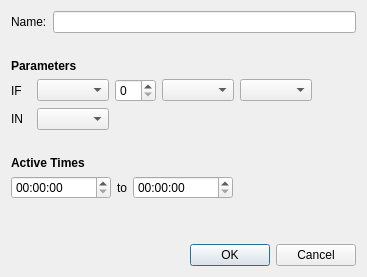
<?xml version="1.0" encoding="UTF-8"?>
<ui version="4.0">
 <class>Dialog</class>
 <widget class="QDialog" name="Dialog">
  <property name="geometry">
   <rect>
    <x>0</x>
    <y>0</y>
    <width>367</width>
    <height>277</height>
   </rect>
  </property>
  <property name="windowTitle">
   <string>Dialog</string>
  </property>
  <layout class="QVBoxLayout" name="verticalLayout">
   <item>
    <layout class="QHBoxLayout" name="horizontalLayout">
     <property name="bottomMargin">
      <number>20</number>
     </property>
     <item>
      <widget class="QLabel" name="label">
       <property name="text">
        <string>Name:</string>
       </property>
      </widget>
     </item>
     <item>
      <widget class="QLineEdit" name="lineEdit"/>
     </item>
    </layout>
   </item>
   <item>
    <widget class="QLabel" name="label_2">
     <property name="font">
      <font>
       <weight>75</weight>
       <bold>true</bold>
      </font>
     </property>
     <property name="text">
      <string>Parameters</string>
     </property>
    </widget>
   </item>
   <item>
    <layout class="QGridLayout" name="gridLayout_2">
     <item row="0" column="3">
      <widget class="QComboBox" name="object_combo_box"/>
     </item>
     <item row="0" column="1">
      <widget class="QComboBox" name="test_type_combo_box"/>
     </item>
     <item row="0" column="4">
      <widget class="QComboBox" name="behavior_combo_box"/>
     </item>
     <item row="0" column="2">
      <widget class="QSpinBox" name="count_spin_box"/>
     </item>
     <item row="0" column="0">
      <widget class="QLabel" name="if_label">
       <property name="minimumSize">
        <size>
         <width>20</width>
         <height>0</height>
        </size>
       </property>
       <property name="text">
        <string>IF</string>
       </property>
      </widget>
     </item>
     <item row="0" column="5">
      <spacer name="horizontalSpacer">
       <property name="orientation">
        <enum>Qt::Horizontal</enum>
       </property>
       <property name="sizeHint" stdset="0">
        <size>
         <width>40</width>
         <height>20</height>
        </size>
       </property>
      </spacer>
     </item>
    </layout>
   </item>
   <item>
    <layout class="QHBoxLayout" name="horizontalLayout_2">
     <property name="bottomMargin">
      <number>20</number>
     </property>
     <item>
      <widget class="QLabel" name="in_label">
       <property name="minimumSize">
        <size>
         <width>20</width>
         <height>0</height>
        </size>
       </property>
       <property name="text">
        <string>IN</string>
       </property>
      </widget>
     </item>
     <item>
      <widget class="QComboBox" name="region_combo_box"/>
     </item>
     <item>
      <spacer name="horizontalSpacer_2">
       <property name="orientation">
        <enum>Qt::Horizontal</enum>
       </property>
       <property name="sizeHint" stdset="0">
        <size>
         <width>40</width>
         <height>20</height>
        </size>
       </property>
      </spacer>
     </item>
    </layout>
   </item>
   <item>
    <widget class="QLabel" name="label_3">
     <property name="font">
      <font>
       <weight>75</weight>
       <bold>true</bold>
      </font>
     </property>
     <property name="text">
      <string>Active Times</string>
     </property>
    </widget>
   </item>
   <item>
    <layout class="QHBoxLayout" name="horizontalLayout_3">
     <item>
      <widget class="QTimeEdit" name="start_time_edit">
       <property name="minimumSize">
        <size>
         <width>100</width>
         <height>0</height>
        </size>
       </property>
      </widget>
     </item>
     <item>
      <widget class="QLabel" name="to_label">
       <property name="text">
        <string>to</string>
       </property>
      </widget>
     </item>
     <item>
      <widget class="QTimeEdit" name="stop_time_edit">
       <property name="minimumSize">
        <size>
         <width>100</width>
         <height>0</height>
        </size>
       </property>
      </widget>
     </item>
     <item>
      <spacer name="horizontalSpacer_3">
       <property name="orientation">
        <enum>Qt::Horizontal</enum>
       </property>
       <property name="sizeHint" stdset="0">
        <size>
         <width>40</width>
         <height>20</height>
        </size>
       </property>
      </spacer>
     </item>
    </layout>
   </item>
   <item>
    <spacer name="verticalSpacer">
     <property name="orientation">
      <enum>Qt::Vertical</enum>
     </property>
     <property name="sizeHint" stdset="0">
      <size>
       <width>20</width>
       <height>40</height>
      </size>
     </property>
    </spacer>
   </item>
   <item>
    <widget class="QDialogButtonBox" name="buttonBox">
     <property name="orientation">
      <enum>Qt::Horizontal</enum>
     </property>
     <property name="standardButtons">
      <set>QDialogButtonBox::Cancel|QDialogButtonBox::Ok</set>
     </property>
    </widget>
   </item>
  </layout>
 </widget>
 <resources/>
 <connections>
  <connection>
   <sender>buttonBox</sender>
   <signal>accepted()</signal>
   <receiver>Dialog</receiver>
   <slot>accept()</slot>
   <hints>
    <hint type="sourcelabel">
     <x>248</x>
     <y>254</y>
    </hint>
    <hint type="destinationlabel">
     <x>157</x>
     <y>274</y>
    </hint>
   </hints>
  </connection>
  <connection>
   <sender>buttonBox</sender>
   <signal>rejected()</signal>
   <receiver>Dialog</receiver>
   <slot>reject()</slot>
   <hints>
    <hint type="sourcelabel">
     <x>316</x>
     <y>260</y>
    </hint>
    <hint type="destinationlabel">
     <x>286</x>
     <y>274</y>
    </hint>
   </hints>
  </connection>
 </connections>
</ui>
